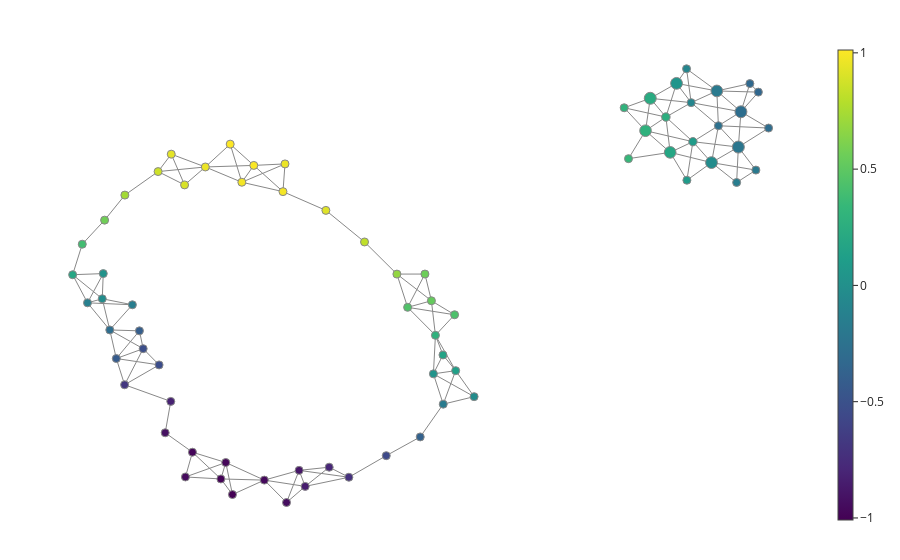

The cell this chart's notebook holds for it:
### Code cell
# coloring by a scikit-learn transformer
from sklearn.decomposition import PCA 
# Initialise estimator to color graph by
pca = PCA(n_components=1)

fig = plot_static_mapper_graph(
    pipe, two_circles, color_data=two_circles, color_features=pca
)
fig.show(config={'scrollZoom': True})

### Figure 1 — Plotly figure (JSON) as saved in the notebook; plotly's stock layout.template omitted (floating-point values rounded to 4 significant figures; data arrays with more than 128 entries replaced by an {"elided": "..."} marker saying what was removed)
{"data": [{"hoverinfo": "none", "line": {"color": "#888", "width": 1}, "mode": "lines", "name": "edge_trace", "type": "scatter", "uid": "851d88e8-b36d-4734-a90d-3a7b8c93dbb4", "x": {"elided": "444 float values"}, "y": {"elided": "444 float values"}}, {"hoverinfo": "text", "hovertext": ["Node ID: 0<br>Pullback set label: 52<br>Partial cluster label: 0<br>Node size: 127<br>Summary statistic: -0.683", "Node ID: 1<br>Pullback set label: 26<br>Partial cluster label: 0<br>Node size: 436<br>Summary statistic: -0.218", "Node ID: 2<br>Pullback set label: 27<br>Partial cluster label: 0<br>Node size: 181<br>Summary statistic: -0.29", "Node ID: 3<br>Pullback set label: 48<br>Partial cluster label: 0<br>Node size: 434<br>Summary statistic: 0.222", "Node ID: 4<br>Pullback set label: 41<br>Partial cluster label: 0<br>Node size: 149<br>Summary statistic: -0.0838", "Node ID: 5<br>Pullback set label: 49<br>Partial cluster label: 0<br>Node size: 423<br>Summary statistic: 0.0408", "Node ID: 6<br>Pullback set label: 34<br>Partial cluster label: 0<br>Node size: 182<br>Summary statistic: -0.257", "Node ID: 7<br>Pullback set label: 35<br>Partial cluster label: 0<br>Node size: 430<br>Summary statistic: -0.282", "Node ID: 8<br>Pullback set label: 14<br>Partial cluster label: 0<br>Node size: 144<br>Summary statistic: -0.96", "Node ID: 9<br>Pullback set label: 20<br>Partial cluster label: 0<br>Node size: 75<br>Summary statistic: -0.982", "Node ID: 10<br>Pullback set label: 30<br>Partial cluster label: 0<br>Node size: 111<br>Summary statistic: 0.819", "Node ID: 11<br>Pullback set label: 38<br>Partial cluster label: 0<br>Node size: 119<br>Summary statistic: 0.918", "Node ID: 12<br>Pullback set label: 6<br>Partial cluster label: 0<br>Node size: 118<br>Summary statistic: -0.849", "Node ID: 13<br>Pullback set label: 16<br>Partial cluster label: 0<br>Node size: 117<br>Summary statistic: 0.528", "Node ID: 14<br>Pullback set label: 22<br>Partial cluster label: 0<br>Node size: 122<br>Summary statistic: 0.68", "Node ID: 15<br>Pullback set label: 42<br>Partial cluster label: 0<br>Node size: 415<br>Summary statistic: -0.182", "Node ID: 16<br>Pullback set label: 61<br>Partial cluster label: 0<br>Node size: 67<br>Summary statistic: -0.125", "Node ID: 17<br>Pullback set label: 70<br>Partial cluster label: 0<br>Node size: 119<br>Summary statistic: -0.0261", "Node ID: 18<br>Pullback set label: 68<br>Partial cluster label: 0<br>Node size: 118<br>Summary statistic: 0.391", "Node ID: 19<br>Pullback set label: 69<br>Partial cluster label: 0<br>Node size: 122<br>Summary statistic: 0.186", "Node ID: 20<br>Pullback set label: 37<br>Partial cluster label: 0<br>Node size: 125<br>Summary statistic: -0.918", "Node ID: 21<br>Pullback set label: 44<br>Partial cluster label: 0<br>Node size: 120<br>Summary statistic: -0.82", "Node ID: 22<br>Pullback set label: 1<br>Partial cluster label: 0<br>Node size: 113<br>Summary statistic: 0.0311", "Node ID: 23<br>Pullback set label: 2<br>Partial cluster label: 0<br>Node size: 123<br>Summary statistic: -0.174", "Node ID: 24<br>Pullback set label: 40<br>Partial cluster label: 0<br>Node size: 218<br>Summary statistic: 0.259", "Node ID: 25<br>Pullback set label: 32<br>Partial cluster label: 0<br>Node size: 413<br>Summary statistic: 0.183", "Node ID: 26<br>Pullback set label: 33<br>Partial cluster label: 0<br>Node size: 213<br>Summary statistic: 0.0938", "Node ID: 27<br>Pullback set label: 53<br>Partial cluster label: 0<br>Node size: 113<br>Summary statistic: 1.0", "Node ID: 28<br>Pullback set label: 54<br>Partial cluster label: 0<br>Node size: 81<br>Summary statistic: 0.984", "Node ID: 29<br>Pullback set label: 25<br>Partial cluster label: 0<br>Node size: 423<br>Summary statistic: -0.0279", "Node ID: 30<br>Pullback set label: 56<br>Partial cluster label: 0<br>Node size: 119<br>Summary statistic: -0.517", "Node ID: 31<br>Pullback set label: 7<br>Partial cluster label: 0<br>Node size: 29<br>Summary statistic: -0.937", "Node ID: 32<br>Pullback set label: 13<br>Partial cluster label: 0<br>Node size: 69<br>Summary statistic: -0.888", "Node ID: 33<br>Pullback set label: 45<br>Partial cluster label: 0<br>Node size: 127<br>Summary statistic: 0.985", "Node ID: 34<br>Pullback set label: 24<br>Partial cluster label: 0<br>Node size: 158<br>Summary statistic: 0.0908", "Node ID: 35<br>Pullback set label: 50<br>Partial cluster label: 0<br>Node size: 179<br>Summary statistic: -0.0814", "Node ID: 36<br>Pullback set label: 65<br>Partial cluster label: 0<br>Node size: 123<br>Summary statistic: 0.862", "Node ID: 37<br>Pullback set label: 66<br>Partial cluster label: 0<br>Node size: 117<br>Summary statistic: 0.731", "Node ID: 38<br>Pullback set label: 3<br>Partial cluster label: 0<br>Node size: 122<br>Summary statistic: -0.379", "Node ID: 39<br>Pullback set label: 39<br>Partial cluster label: 0<br>Node size: 410<br>Summary statistic: 0.283", "Node ID: 40<br>Pullback set label: 47<br>Partial cluster label: 0<br>Node size: 154<br>Summary statistic: 0.297", "Node ID: 41<br>Pullback set label: 15<br>Partial cluster label: 0<br>Node size: 39<br>Summary statistic: -1.01", "Node ID: 42<br>Pullback set label: 21<br>Partial cluster label: 0<br>Node size: 117<br>Summary statistic: -0.998", "Node ID: 43<br>Pullback set label: 67<br>Partial cluster label: 0<br>Node size: 121<br>Summary statistic: 0.569", "Node ID: 44<br>Pullback set label: 5<br>Partial cluster label: 0<br>Node size: 123<br>Summary statistic: -0.721", "Node ID: 45<br>Pullback set label: 4<br>Partial cluster label: 0<br>Node size: 120<br>Summary statistic: -0.554", "Node ID: 46<br>Pullback set label: 62<br>Partial cluster label: 0<br>Node size: 141<br>Summary statistic: -0.287", "Node ID: 47<br>Pullback set label: 71<br>Partial cluster label: 0<br>Node size: 32<br>Summary statistic: -0.153", "Node ID: 48<br>Pullback set label: 9<br>Partial cluster label: 0<br>Node size: 131<br>Summary statistic: 0.286", "Node ID: 49<br>Pullback set label: 10<br>Partial cluster label: 0<br>Node size: 80<br>Summary statistic: 0.128", "Node ID: 50<br>Pullback set label: 0<br>Partial cluster label: 0<br>Node size: 23<br>Summary statistic: 0.161", "Node ID: 51<br>Pullback set label: 51<br>Partial cluster label: 0<br>Node size: 5<br>Summary statistic: -0.529", "Node ID: 52<br>Pullback set label: 55<br>Partial cluster label: 0<br>Node size: 83<br>Summary statistic: -0.427", "Node ID: 53<br>Pullback set label: 58<br>Partial cluster label: 0<br>Node size: 132<br>Summary statistic: 0.959", "Node ID: 54<br>Pullback set label: 29<br>Partial cluster label: 0<br>Node size: 120<br>Summary statistic: -0.977", "Node ID: 55<br>Pullback set label: 59<br>Partial cluster label: 0<br>Node size: 75<br>Summary statistic: 0.898", "Node ID: 56<br>Pullback set label: 64<br>Partial cluster label: 0<br>Node size: 35<br>Summary statistic: 0.936", "Node ID: 57<br>Pullback set label: 8<br>Partial cluster label: 0<br>Node size: 25<br>Summary statistic: 0.433", "Node ID: 58<br>Pullback set label: 17<br>Partial cluster label: 0<br>Node size: 81<br>Summary statistic: 0.448", "Node ID: 59<br>Pullback set label: 60<br>Partial cluster label: -1<br>Node size: 3<br>Summary statistic: 0.0227", "Node ID: 60<br>Pullback set label: 57<br>Partial cluster label: 0<br>Node size: 22<br>Summary statistic: 1.01", "Node ID: 61<br>Pullback set label: 18<br>Partial cluster label: 0<br>Node size: 5<br>Summary statistic: -0.154", "Node ID: 62<br>Pullback set label: 19<br>Partial cluster label: 0<br>Node size: 5<br>Summary statistic: -0.188", "Node ID: 63<br>Pullback set label: 63<br>Partial cluster label: 0<br>Node size: 33<br>Summary statistic: -0.411", "Node ID: 64<br>Pullback set label: 11<br>Partial cluster label: 0<br>Node size: 5<br>Summary statistic: -0.0287", "Node ID: 65<br>Pullback set label: 23<br>Partial cluster label: -1<br>Node size: 3<br>Summary statistic: 0.56", "Node ID: 66<br>Pullback set label: 12<br>Partial cluster label: -1<br>Node size: 2<br>Summary statistic: -0.791", "Node ID: 67<br>Pullback set label: 28<br>Partial cluster label: 0<br>Node size: 5<br>Summary statistic: -0.95", "Node ID: 68<br>Pullback set label: 46<br>Partial cluster label: 0<br>Node size: 6<br>Summary statistic: 0.96", "Node ID: 69<br>Pullback set label: 36<br>Partial cluster label: -1<br>Node size: 2<br>Summary statistic: -0.342", "Node ID: 70<br>Pullback set label: 31<br>Partial cluster label: -1<br>Node size: 1<br>Summary statistic: 0.34", "Node ID: 71<br>Pullback set label: 43<br>Partial cluster label: -1<br>Node size: 1<br>Summary statistic: -0.322"], "marker": {"color": [-0.6835, -0.2184, -0.2897, 0.2216, -0.08383, 0.04077, -0.2568, -0.2821, -0.9605, -0.982, 0.8194, 0.9183, -0.8489, 0.5279, 0.6797, -0.1821, -0.1255, -0.02612, 0.3912, 0.1861, -0.9184, -0.8204, 0.03108, -0.1735, 0.259, 0.1825, 0.09377, 1.004, 0.9839, -0.02792, -0.5169, -0.9373, -0.8879, 0.9852, 0.09083, -0.08138, 0.862, 0.7315, -0.3788, 0.2827, 0.2966, -1.009, -0.9975, 0.5693, -0.7214, -0.5536, -0.2873, -0.153, 0.2863, 0.1285, 0.1607, -0.5286, -0.427, 0.9586, -0.9773, 0.8982, 0.9358, 0.4329, 0.4478, 0.02267, 1.012, -0.1542, -0.1878, -0.4105, -0.02867, 0.5595, -0.7908, -0.9503, 0.9599, -0.342, 0.3398, -0.3224], "colorbar": {"thickness": 15, "title": {"side": "right", "text": ""}, "xanchor": "left"}, "colorscale": [[0, "#440154"], [0.1111, "#482878"], [0.2222, "#3e4989"], [0.3333, "#31688e"], [0.4444, "#26828e"], [0.5556, "#1f9e89"], [0.6667, "#35b779"], [0.7778, "#6ece58"], [0.8889, "#b5de2b"], [1, "#fde725"]], "line": {"color": "#888", "width": 1}, "opacity": 1, "reversescale": false, "showscale": true, "size": [127, 436, 181, 434, 149, 423, 182, 430, 144, 75, 111, 119, 118, 117, 122, 415, 67, 119, 118, 122, 125, 120, 113, 123, 218, 413, 213, 113, 81, 423, 119, 29, 69, 127, 158, 179, 123, 117, 122, 410, 154, 39, 117, 121, 123, 120, 141, 32, 131, 80, 23, 5, 83, 132, 120, 75, 35, 25, 81, 3, 22, 5, 5, 33, 5, 3, 2, 5, 6, 2, 1, 1], "sizemin": 4, "sizemode": "area", "sizeref": 6.056}, "mode": "markers", "name": "node_trace", "type": "scatter", "uid": "6c9e9461-2dd9-4656-9242-710a646847fd", "x": [-4.387, 4.92, 5.379, 3.584, 4.205, 3.983, 4.618, 4.959, -2.269, -2.853, -0.7489, -1.335, -1.649, 0.2655, -0.258, 4.594, -4.95, -4.726, -5.029, -5.175, -3.772, -3.687, 0.2956, 0.4446, 3.821, 3.886, 4.231, -2.428, -2.609, 4.513, -4.105, -1.932, -1.741, -1.986, 4.14, 4.135, -3.879, -4.383, 0.09596, 3.513, 3.189, -2.752, -2.927, -4.691, -0.986, -0.4193, -4.612, -4.269, 0.3267, 0.6333, 0.4408, -3.864, -4.513, -3.163, -3.358, -3.478, -3.68, 0.6168, -0.09514, -4.711, -2.786, 4.894, 5.186, -4.162, 0.913, 0.1672, -1.285, -3.465, -1.955, 5.224, 3.254, 5.095], "y": [-2.379, 2.348, 2.726, 3.317, 3.231, 3.614, 2.772, 3.05, -4.275, -3.925, 0.4608, 1.089, -4.4, -0.7081, -0.1779, 3.464, -0.7496, -0.669, 0.4166, -0.1903, -3.333, -2.709, -2.162, -2.764, 2.944, 2.243, 2.454, 1.983, 1.648, 2.039, -1.662, -4.72, -4.081, 1.462, 1.688, 3.904, 1.86, 1.393, -3.416, 2.673, 3.129, -4.561, -4.252, 0.895, -4.218, -3.788, -1.289, -0.7883, -1.395, -2.098, -1.786, -1.984, -1.857, 1.952, -3.719, 1.595, 2.207, -0.9869, -0.839, -0.1684, 2.406, 1.644, 1.89, -1.307, -2.615, -0.1773, -4.018, -4.213, 2.013, 3.441, 2.117, 3.61]}], "layout": {"autosize": false, "hovermode": "closest", "margin": {"b": 20, "l": 5, "r": 5, "t": 40}, "showlegend": false, "title": {"text": ""}, "xaxis": {"showgrid": false, "showline": false, "showticklabels": false, "ticks": "", "title": {"text": ""}, "zeroline": false}, "yaxis": {"showgrid": false, "showline": false, "showticklabels": false, "ticks": "", "title": {"text": ""}, "zeroline": false}}}
